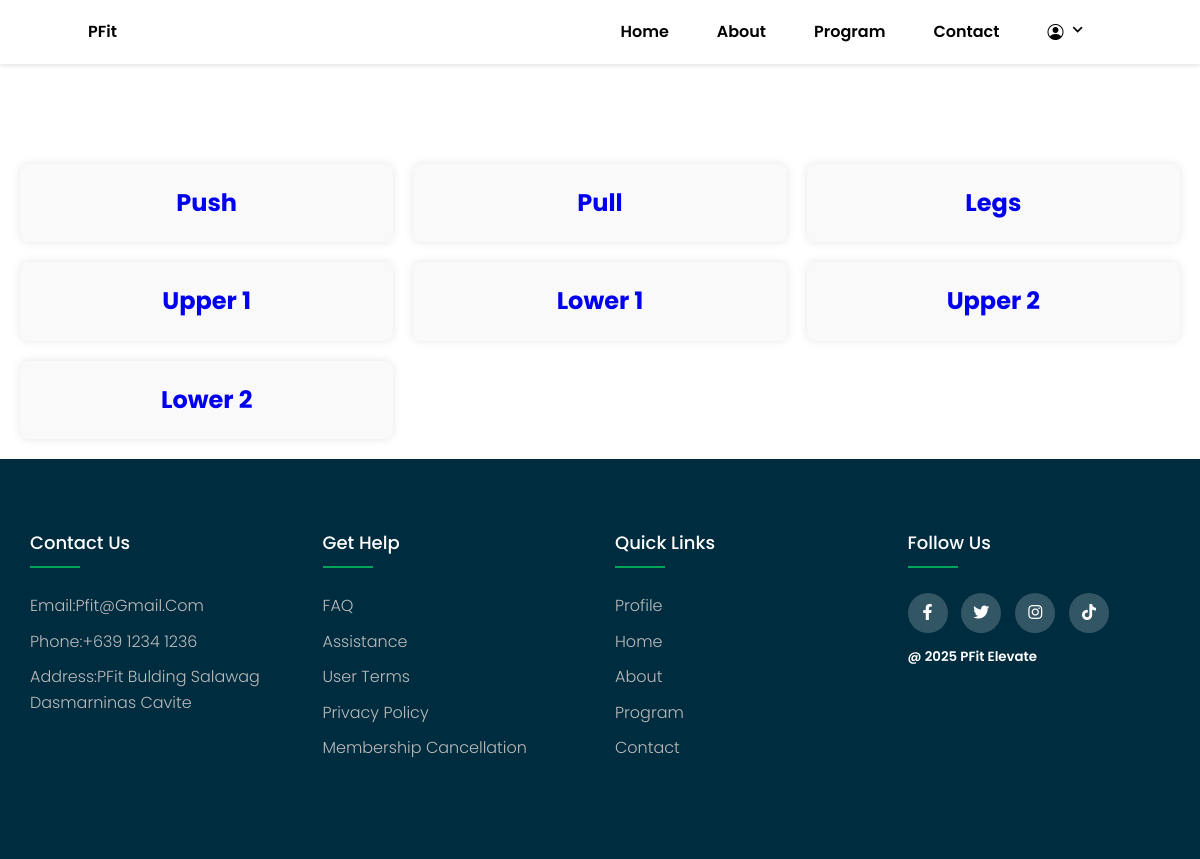
The app's page /workoutplans/, older data.
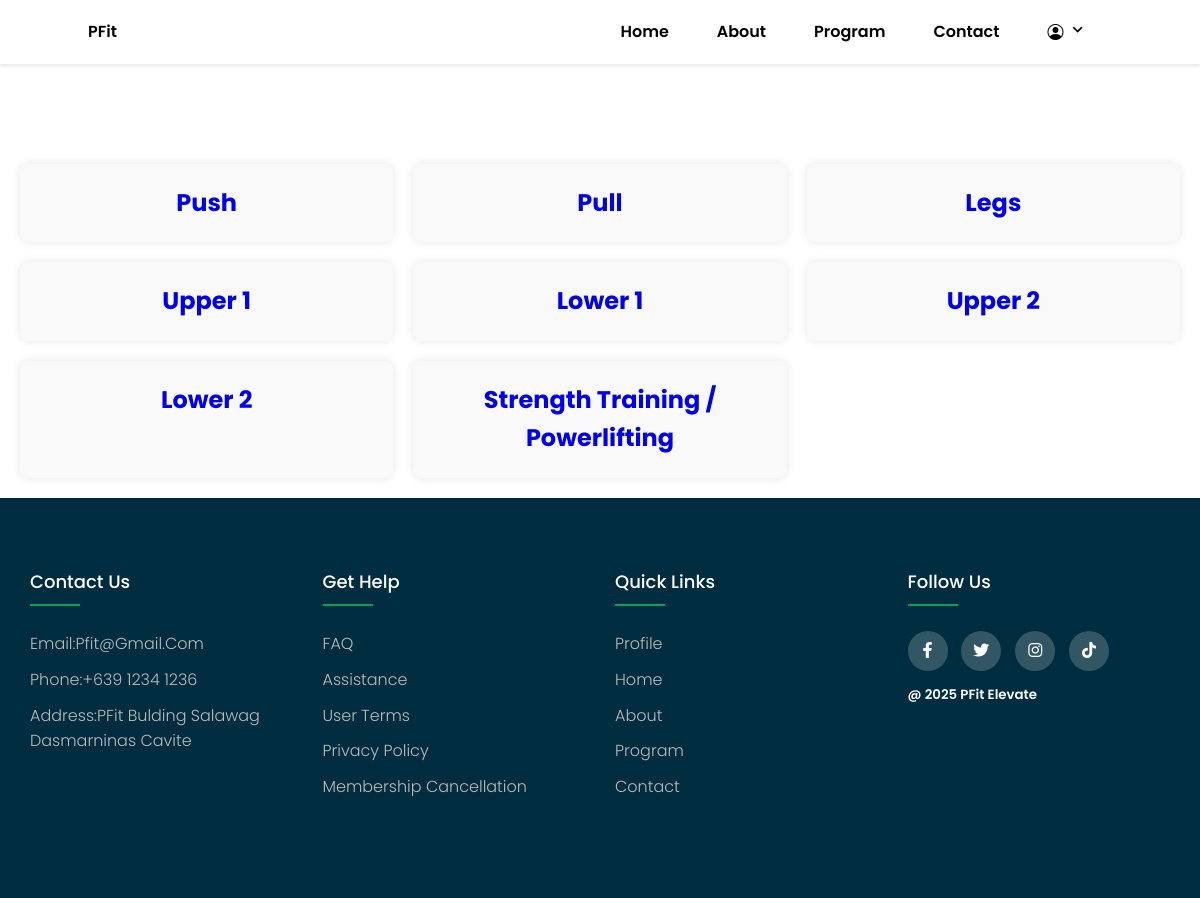
The same page, newer data.
### app/models.py (models this page shows, shortened)
class WorkoutPlan(models.Model):
    workoutPlanID = models.AutoField(primary_key=True)
    workoutPlanName = models.CharField(max_length=100)
    workoutGoal = models.ManyToManyField(Goals)
    workoutPlanDescription = models.TextField()
    workoutProgram = models.TextField(max_length=1200)

### app/views.py (the view)
# urls.py: path('workoutplans/', WorkoutListView.as_view(), name='workoutplan_list'),
class WorkoutListView(ListView):
    model = WorkoutPlan
    context_object_name = 'workoutplan_detail'
    template_name = 'apps/homepages/workoutplanview.html'

### app/templates/apps/homepages/workoutplanview.html (shortened to what this page needs)
{% extends 'apps/homepages/homepagebase.html'%}
{% load static %}
{% block content%}
<link rel="stylesheet" href="{% static 'css/profile_info.css' %}">
<div class="detail-view">
    <div class="grid-container">
        {% for workoutplan in workoutplan_detail %}
            <div class="grid-item">
                <a href="{% url 'workoutplan_detail' workoutplan.pk %}">
                    <h2>{{ workoutplan.workoutPlanName }}</h2>
                </a>
            </div>
        {% endfor %}
    </div>
</div>
{% include 'apps/homepages/footer.html' %}
{% endblock content %}

Row changes from the older to the newer data that the page shows:
added WorkoutPlan: workoutPlanName "Strength Training / Powerlifting"
